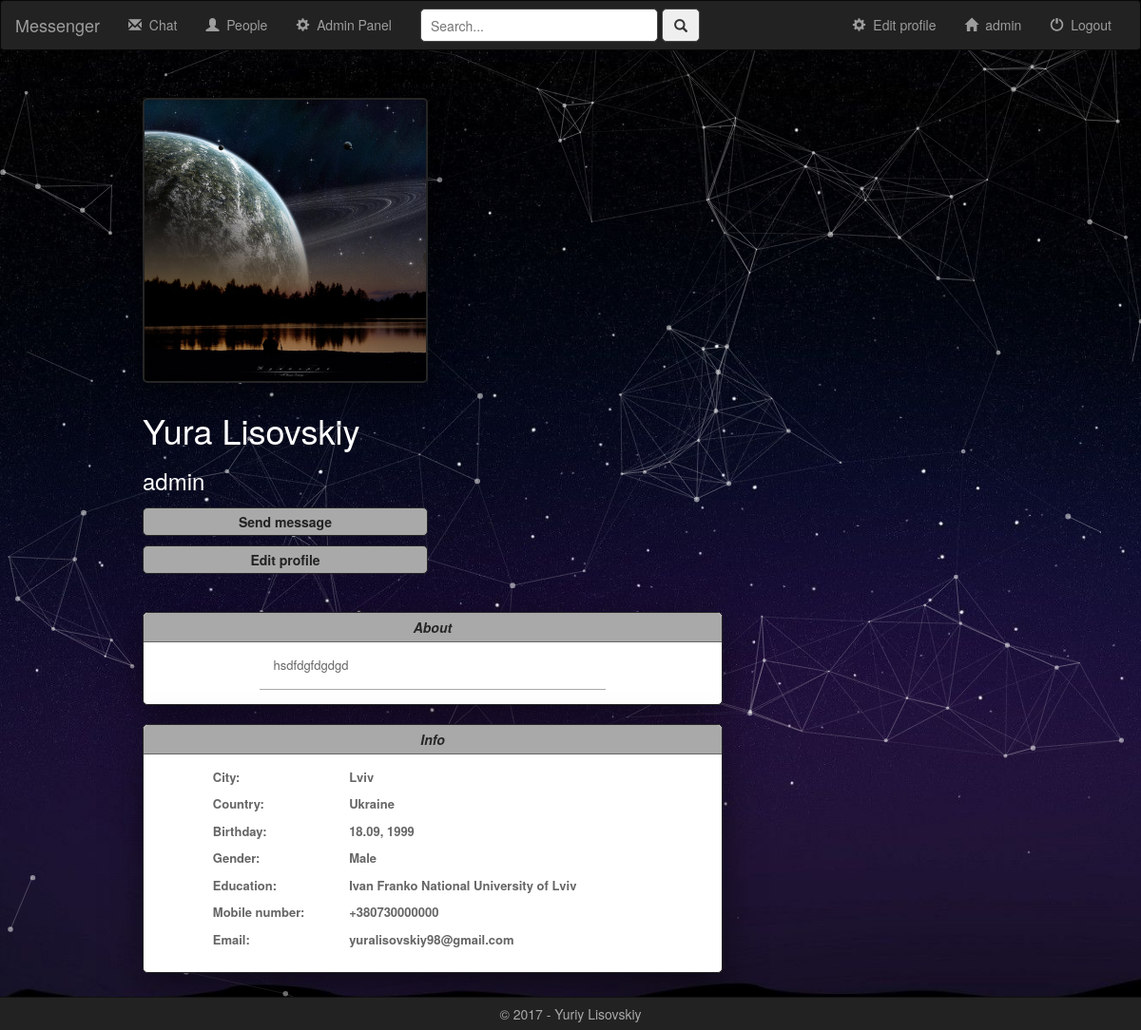
/user/100/ (signed in), run on the app's committed database.
### chat/models.py (models this page shows)
class UserProfile(User):
    user_logo = models.ImageField(default='logo_none.png')
    user_background_photo = models.ImageField(default='background_none.png')
    user_gender = models.CharField(default="", max_length=6)
    user_birthday_day = models.CharField(default="", max_length=2)
    user_birthday_month = models.CharField(default="", max_length=2)
    user_birthday_year = models.CharField(default="", max_length=4)
    user_country = models.CharField(default="", max_length=100)
    user_city = models.CharField(default="", max_length=50)
    user_mobile_number = models.CharField(default="", max_length=10)
    user_about_me = models.CharField(default="", max_length=999999)
    user_education = models.CharField(default="", max_length=100)

### chat/views.py (the view, shortened to what this page needs)
# urls.py: url(r'^user/(?P<profile_id>[0-9]+)/$', views.Profile.as_view(), name='profile'),
class Profile(View):
    def get(self, request, profile_id):
        if not request.user.is_authenticated:
            return redirect('login')
        try:
            user_profile = UserProfile.objects.get(pk=profile_id)
        except UserProfile.DoesNotExist:
            raise Http404("User with id=" + profile_id + " does not exist")
        if user_profile.user_country != '':
            user_profile.user_country = CountryList().get_county(user_profile.user_country)
        user_logos = PhotoLogo.objects.filter(owner__username=user_profile.username)
        return render(request, "chat/user_profile.html", {
            'user_profile': user_profile,
            'user_logos': user_logos
        })

### chat/lib.py (called while the page is built)
    def get_county(self, iso_code):
        return self.countries.get(iso_code)

### chat/templates/chat/user_profile.html (shortened to what this page needs)
<!DOCTYPE html>
<html lang="en">
<head>
    {% extends 'chat/base.html' %}
    {% load static %}
    {% block body %}
        <link rel="stylesheet" href="{% static 'chat/css/user_profile.css' %}">
        <link rel="stylesheet" href="{% static 'chat/css/popup.css' %}">
        <div class="content">
            <div class="left-part">
                {% if user_profile.user_logo %}
                    <div class="photo-logo" style="background-image: url({{ user_profile.user_logo.url }});">
                    </div>
                {% endif %}
                <div class="info">
                    <h1 class="">{{ user_profile.first_name }} {{ user_profile.last_name }}</h1>
                    {% if user_profile.username %}
                        <h3 class="">{{ user_profile.username }}</h3>
                    {% endif %}
                    <div class="send-message">
                        <form name="create-chat-room" method="post">
                            <input id="send-message-btn" class="send-message-btn" type="submit" value="Send message">
                        </form>
                    </div>
                    {% if user_profile.username == user.username %}
                        <div class="edit-profile">
                            <a href="{% url 'edit_profile' %}">
                                <input type="button" value="Edit profile">
                            </a>
                        </div>
                    {% endif %}
                </div>
            </div>
            <div class="right-part">
                <div class="about">
                    <p class="title">About</p>
                    {% if user_profile.user_about_me %}
                        <p class="data">{{ user_profile.user_about_me }}</p>
                    {% else %}
                        <p class="data-none">Nothing to display</p>
                    {% endif %}
                </div>
                <div class="info">
                    <p class="title">Info</p>
                    <div class="data">
                        <table>
                            {% if user_profile.user_city %}
                                <tr>
                                    <th>City:</th>
                                    <th>{{ user_profile.user_city }}</th>
                                </tr>
                            {% endif %}
                            {% if user_profile.user_country %}
                                <tr>
                                    <th>Country:</th>
                                    <th>{{ user_profile.user_country }}</th>
                                </tr>
                            {% endif %}
                            {% if user_profile.user_birthday_day != 0 and user_profile.user_birthday_month %}
                                <tr>
                                    <th>Birthday:</th>
                                    <th>
                                        {{ user_profile.user_birthday_day }}.{{ user_profile.user_birthday_month }}, {{ user_profile.user_birthday_year }}
                                    </th>
                                </tr>
                            {% endif %}
                            {% if user_profile.user_gender %}
                                <tr>
                                    <th>Gender:</th>
                                    <th>{{ user_profile.user_gender }}</th>
                                </tr>
                            {% endif %}
                            {% if user_profile.user_education %}
                                <tr>
                                    <th>Education:</th>
                                    <th>{{ user_profile.user_education }}</th>
                                </tr>
                            {% endif %}
                            {% if user_profile.user_mobile_number %}
                                <tr>
                                    <th>Mobile number:</th>
                                    <th>+38{{ user_profile.user_mobile_number }}</th>
                                </tr>
                            {% endif %}
                            {% if user_profile.email %}
                                <tr>
                                    <th>Email:</th>
                                    <th>{{ user_profile.email }}</th>
                                </tr>
                            {% endif %}
                        </table>
                    </div>
                </div>
            </div>
        </div>
    {% endblock %}

### chat/templates/chat/base.html (shortened to what this page needs)
<!DOCTYPE html>
<html lang="en">
<head>
    {% load static %}
    <link rel="stylesheet" type="text/css" href="https://maxcdn.bootstrapcdn.com/bootstrap/3.3.7/css/bootstrap.min.css" />
    <link rel="stylesheet" type="text/css" href="{% static 'chat/css/base.css' %}" />
</head>
<body>
    <div id="particles-js"></div>
    <div id="page-wrapper">
        <nav class="navbar navbar-inverse">
            <div class="container-fluid">
                <div class="navbar-header">
                    <a class="navbar-brand" href="{% url 'index' %}">Messenger</a>
                </div>
                {% if request.user.is_active %}
                    <div id="navbar" class="navbar-collapse collapse">
                        <ul class="nav navbar-nav">
                            <li class="{% block chat_active %}{% endblock %}">
                                <a href="{% url 'chat' %}">
                                    <span class="glyphicon glyphicon-envelope" aria-hidden="true"></span>&nbsp;
                                    Chat
                                </a>
                            </li>
                        </ul>
                        <ul class="nav navbar-nav">
                            <li class="{% block people_active %}{% endblock %}">
                                <a href="{% url 'people' %}">
                                    <span class="glyphicon glyphicon-user" aria-hidden="true"></span>&nbsp;
                                    People
                                </a>
                            </li>
                        </ul>
                        {% if request.user.is_superuser %}
                            <ul class="nav navbar-nav">
                                <li>
                                    <a target="_blank" href="/admin/">
                                        <span class="glyphicon glyphicon-cog" aria-hidden="true"></span>&nbsp;
                                    Admin Panel
                                    </a>
                                </li>
                            </ul>
                        {% endif %}
                        <div id="panel-search">
                            <div class="navbar-form navbar-left">
                                <input class="panel-search-field" id="panel-search-field" placeholder="Search...">
                                <button class="panel-search-btn" id="panel-search-btn">
                                    <span class="glyphicon glyphicon-search"></span>
                                </button>
                            </div>
                        </div>
                        <ul class="nav navbar-nav navbar-right">
                            <li>
                                <a href="{% url 'logout' %}">
                                    <span class="glyphicon glyphicon-off"></span>&nbsp;
                                    Logout
                                </a>
                            </li>
                        </ul>
                        <ul class="nav navbar-nav navbar-right">
                            <li class="{% block user_profile %}{% endblock %}">
                                <a href="/user/{{ user.id }}">
                                    <span class="glyphicon glyphicon-home" aria-hidden="true"></span>&nbsp;
                                    {{ user.username }}
                                </a>
                            </li>
                        </ul>
                        <ul class="nav navbar-nav navbar-right">
                            <li class="{% block edit_profile_active %}{% endblock %}">
                                <a href="{% url 'edit_profile' %}">
                                    <span class="glyphicon glyphicon-cog" aria-hidden="true"></span>&nbsp;
                                    Edit profile
                                </a>
                            </li>
                        </ul>
                    </div>
                {% endif %}
            </div>
        </nav>
        {% block body %}{% endblock %}
        <br>
    </div>
    <div class="footer">&copy; 2017 - Yuriy Lisovskiy</div>
</body>
</html>

### chat/static/chat/css/base.css (style rules this page uses)
body, html { background: url("../images/sky.jpg"); background-attachment: fixed; background-size: cover; margin:0; padding:0; overflow-x: hidden; }
html { position: relative; min-height: 100%; }
#particles-js { position: fixed; width: 100%; height: 100%; }
#page-wrapper { position: relative; margin-bottom: 20px; }
.footer { position: absolute; left: 0; bottom: 0; padding: 7px; width: 100vw; background: #222222; border-top: 1px solid #111111; color: #A9A9A9; text-align: center; }
.panel-search-field { height: 35px; width: 250px; border-radius: 5px; outline: none; border: 1px solid #484848; padding-left: 10px; }
.panel-search-btn { height: 35px; width: 40px; border-radius: 5px; outline: none; border: 1px solid #484848; }

### chat/static/chat/css/user_profile.css (style rules this page uses)
.content { width: 75vw; min-width: 300px; min-height: 70vh; margin: auto; }
.content .left-part { position: relative; float: left; width: 100vw; max-width: 300px; min-width: 200px; margin: 30px 50px auto auto; color: #ffffff; }
.left-part .photo-logo { background: #D4D4D4; background-repeat: no-repeat; background-size: cover; background-position: center; -webkit-background-size: cover; -moz-background-size: cover; -o-background-size: cover; width: 100%; height: 300px; min-width: 100px; border: 2px solid #262626; border-radius: 5px; box-shadow: 0 15px 40px rgba(0,0,0,0.5); }
.left-part .info { margin-top: 30px; font-weight: bold; }
.info .send-message { width: 100%; }
.info .edit-profile { margin: 10px auto 10px auto; width: 100%; }
.edit-profile input { width: 100%; }
.info input { background: #A9A9A9; border: 1px solid #262626; border-radius: 5px; height: 30px; }
.edit-profile a { text-decoration: none; color: #222222; }
.send-message { margin-top: 15px; }
.send-message textarea, .send-message input { width: 100%; color: #222222; }
.content .right-part { float: left; margin: 30px 30px 60px 0; width: 100%; max-width: 610px; min-width: 200px; color: #666666; }
.right-part .about { border-radius: 5px; border: 1px solid #262626; background: #ffffff; width: 100%; box-shadow: 0 15px 40px rgba(0,0,0,0.5); }
.right-part .title { border-top-right-radius: 5px; border-top-left-radius: 5px; border-bottom: 1px solid #666666; padding: 5px 0 5px 0; background: #A9A9A9; font-weight: bold; font-style: italic; }
.about .data { padding: 5px 15px 15px 15px; margin: 5px 20% 15px 20%; border-bottom: 1px solid #A9A9A9; font-size: 13px; }
.right-part .info { background: #ffffff; border-radius: 5px; border: 1px solid #262626; margin-top: 20px; width: 100%; box-shadow: 0 15px 40px rgba(0,0,0,0.5); }
.info .data { padding: 5px 15px 0 15px; margin: 5px auto 15px auto; }
.data table { width: 80%; margin: auto; }
.data th { padding: 0 20px 10px 0; font-size: 13px; overflow: hidden; }
.title { text-align: center; color: #262626; }

### data on the page
UserProfile: user_logo (picture), user_about_me "hsdfdgfdgdgd", user_city "Lviv", user_country "Ukraine", user_birthday_day "18", user_birthday_month "09", user_birthday_year "1999", user_gender "Male", user_education "Ivan Franko National University of Lviv", user_mobile_number "0730000000"

### other printed values
{{ user.username }} "admin"
{{ user_profile.first_name }} "Yura"
{{ user_profile.last_name }} "Lisovskiy"
{{ user_profile.username }} "admin"
{{ user_profile.email }} "yuralisovskiy98@gmail.com"
